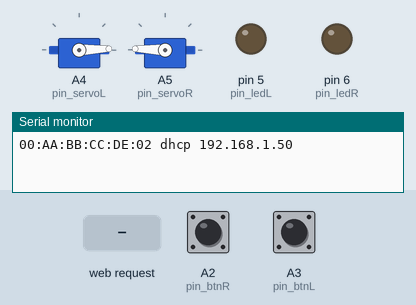
Recording of a sketch running on a simulated Arduino Uno, built with avr-gcc and run on an emulated ATmega328P. Shown: 2 × servo, output pins drawn as LEDs (lit = HIGH), the last lines printed to the serial monitor. Inputs (shaded band) come from the test bench; at power-on: A3 (pin_btnL) LOW, A2 (pin_btnR) LOW. WiFi joins after 1.5 s; servers stay silent unless stated.

Above: at 2.7 s.
2.8 s: HTTP request GET /leftDown received
At 4.0 s:
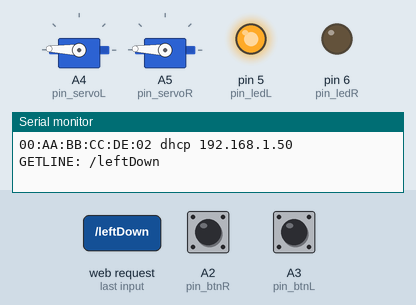
4.3 s: HTTP request GET /rightDown received
At 5.3 s:
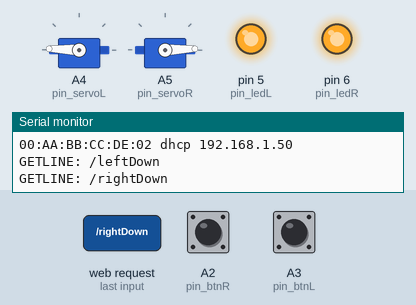
5.8 s: HTTP request GET /leftUp received
At 6.3 s:
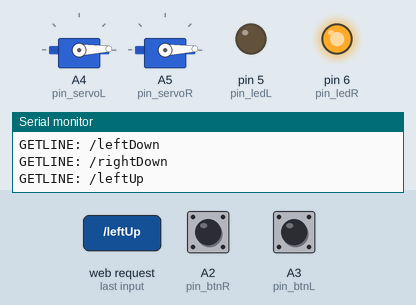
7.3 s: A3 (pin_btnL) pulled HIGH for 3.2 s
At 7.9 s:
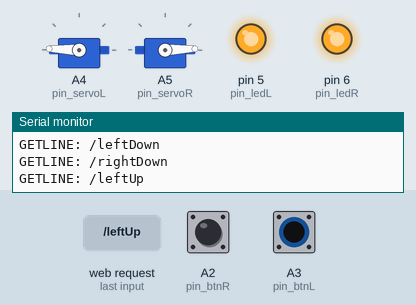
Timing chart, 0 to 12.0 s (numbered marks = the images above; inputs shaded):
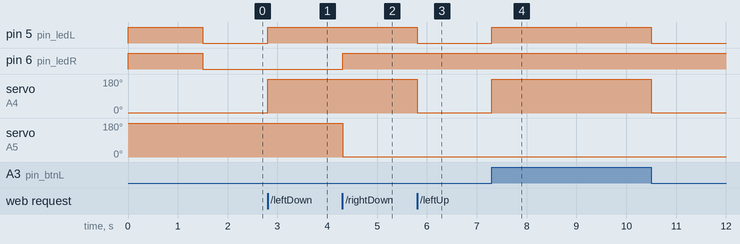

The sketch:

RemoteAdjustableDesk.ino
```cpp
// http://www.sachsendreier.com/asw/projekteundexperimente/webserver_led_steuerung/index.php
// https://www.hobbytronics.co.uk/arduino-serial-buffer-size

#include <Arduino.h>
#include <Ethernet.h>
#include <Servo.h>

Servo ServoR;
Servo ServoL;

#define pin_servoL	A4
#define pin_servoR	A5
#define pin_btnL	A3
#define pin_btnR	A2
#define pin_ledL	5
#define pin_ledR	6

const uint8_t calibL[] = {2, 178};
const uint8_t calibR[] = {178, 2};


byte mac[] = { 0x00, 0xAA, 0xBB, 0xCC, 0xDE, 0x02 };

#define HTML_HEADER F("HTTP/1.1 200 OK\n\Content-type: text/html\n\Connnection: close\n")

#define HTML_BODY F("<html><body>\n\
<style>p { color: green; }</style>\n\
<p id='left'>Click me.</p> <p id='right'>Click me.</p>\n\
<script>\n\
function urlOpen(param) { var my = new XMLHttpRequest(); my.open('GET', param); my.send(); }\n\
document.getElementById('left').addEventListener('mousedown', leftDown);\n\
document.getElementById('left').addEventListener('mouseup', leftUp);\n\
document.getElementById('right').addEventListener('mousedown', rightDown);\n\
document.getElementById('right').addEventListener('mouseup', rightUp);\n\
function leftDown() { urlOpen('leftDown');\n\
	document.getElementById('left').innerHTML = 'leftDown'; }\n\
function leftUp() { urlOpen('leftUp');\n\
	document.getElementById('left').innerHTML = 'leftUp'; }\n\
function rightDown() { urlOpen('rightDown');\n\
	document.getElementById('right').innerHTML = 'rightDown'; }\n\
function rightUp() { urlOpen('rightUp');\n\
	document.getElementById('right').innerHTML = 'rightUp'; }\n\
</script>\n\
</body></html>")

EthernetServer WebServer(80);


void maintain_ethernet() {
	switch (Ethernet.maintain()) {
	case 1:
		Serial.println(F("Error: DHCP renew fail"));
		break;
	case 2:
		Serial.println(F("Renewed success"));
		Serial.print(F("My IP address: "));
		Serial.println(Ethernet.localIP());
		break;
	case 3:
		Serial.println(F("Error: rebind fail"));
		break;
	case 4:
		Serial.println(F("Rebind success"));
		Serial.print(F("My IP address: "));
		Serial.println(Ethernet.localIP());
		break;
	default:
		break;

	}

}

void calibdata(Servo ThisServo) {
	while(true){
		uint8_t val=map(analogRead(A0), 0, 1023, 0, 180);
		Serial.println(val);
		Serial.flush();
		ThisServo.write(val);
	}}

void setup() {
	Serial.begin(9600);
	while (!Serial) {;}

	ServoL.attach(pin_servoL); ServoL.write(calibL[0]);
	ServoR.attach(pin_servoR); ServoR.write(calibR[0]);

	pinMode(pin_ledL, OUTPUT); digitalWrite(pin_ledL, true);
	pinMode(pin_ledR, OUTPUT); digitalWrite(pin_ledR, true);

	pinMode(pin_btnL, INPUT);
	pinMode(pin_btnR, INPUT);

	if (digitalRead(pin_btnL)) { digitalWrite(pin_ledR, false); calibdata(ServoL); }
	if (digitalRead(pin_btnR)) { digitalWrite(pin_ledL, false); calibdata(ServoR); }

	char dataString[50] = {0};
	sprintf(dataString, "\n%02X:%02X:%02X:%02X:%02X:%02X dhcp ",mac[0],mac[1],mac[2],mac[3],mac[4],mac[5]);
	Serial.print(dataString);

	if (Ethernet.begin(mac) == 0) {
		Serial.println(F("DHCP failed"));
		if (Ethernet.hardwareStatus() == EthernetNoHardware) {
			Serial.println(F("W5100 not found"));
		} else if (Ethernet.linkStatus() == LinkOFF) {
			Serial.println(F("No Link")); //broken - TODO
		}
	}

	Serial.println(Ethernet.localIP());
	WebServer.begin();
}

bool StateL = false;
bool StateR = false;

void loop() {
	maintain_ethernet();

	EthernetClient client = WebServer.available();

	if (client.available()) {
		String get_line = "";
		while (client.available()) {
			String read_tcp_line = client.readStringUntil('\n');
			if (read_tcp_line.substring(0,5) == "GET /") {
				get_line = read_tcp_line.substring(4, read_tcp_line.indexOf(" HTTP/") );
			}
		}
		Serial.print("GETLINE: "); Serial.println(get_line);

		if (get_line == "/leftDown") {StateL = true;}
		if (get_line == "/leftUp") {StateL = false;}
		if (get_line == "/rightDown") {StateR = true;}
		if (get_line == "/rightUp") {StateR = false;}

		client.println(HTML_HEADER);
		client.println(HTML_BODY);

		client.flush();
		client.stop();
	}


	bool L = (StateL or digitalRead(pin_btnL));
	bool R = (StateR or digitalRead(pin_btnR));

	digitalWrite(pin_ledL, L);
	digitalWrite(pin_ledR, R);

	ServoL.write(calibL[L]);
	ServoR.write(calibR[R]);

	Serial.flush();
}
```

Measured:
- after the input at 2.8 s, pin 5 (pin_ledL): LOW → HIGH at once; servo on A4 (pin_servoL): 2° → 178° at once
- after the input at 4.3 s, pin 6 (pin_ledR): LOW → HIGH at once; servo on A5 (pin_servoR): 178° → 2° at once
- after the input at 5.8 s, pin 5 (pin_ledL): HIGH → LOW at once; servo on A4 (pin_servoL): 178° → 2° at once
- after the input at 7.3 s, pin 5 (pin_ledL): LOW → HIGH at once, → LOW 3.2 s later; servo on A4 (pin_servoL): 2° → 178° at once, → 2° 3.2 s later
